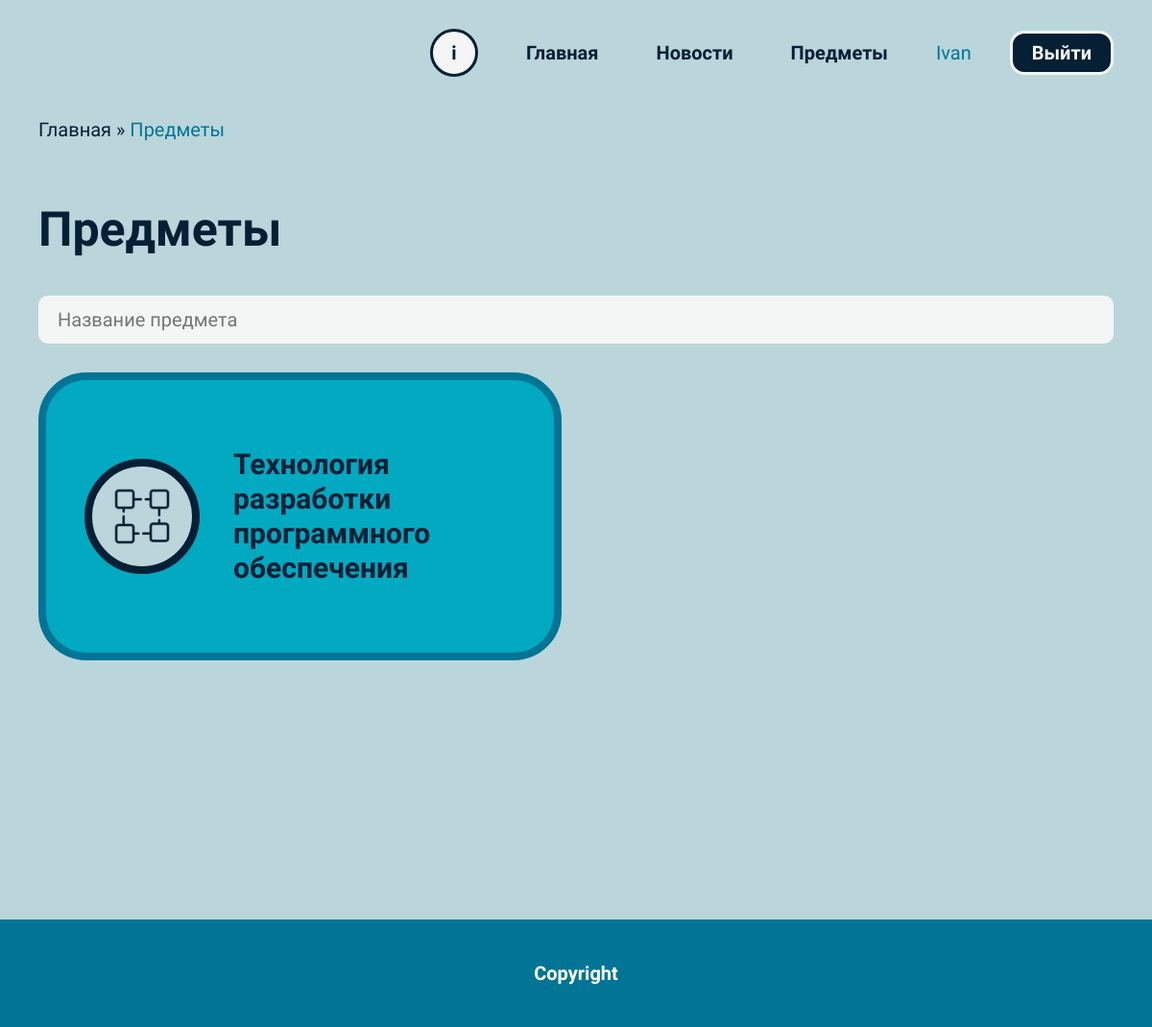
The page /catalog/subjects/ (signed in) on the database its author committed.
### catalog/models.py (models this page shows, shortened)
class Subject(models.Model):
    name = models.CharField(max_length=100)
    teacher = models.ForeignKey(User, on_delete=models.SET_NULL, null=True, blank=True, limit_choices_to=Q(groups__name='Teachers'))
    image = models.ImageField(upload_to='subject_images/', null=True, blank=True)

### catalog/views.py (the view)
# urls.py: path('subjects/', views.AllSubjects.as_view(), name='subjects'),
class AllSubjects(LoginRequiredMixin,generic.ListView):
    model = Subject
    template_name ='catalog/subject_list_all.html'
    def get_queryset(self):
        user = self.request.user
        if user.groups.filter(name='Teachers').exists():
            return Subject.objects.filter(teacher=user)
        elif user.groups.filter(name='All Students').exists():
            return Subject.objects.all()
        else:
            return Subject.objects.none()

### catalog/templates/catalog/subject_list_all.html (shortened to what this page needs)
{% extends "base_generic.html" %}
{% load static %}
{% block content %}
  <section class="subjects">
    <div class="container">
      <div class="bread-crumbs">
        <a href="{% url 'index' %}">Главная</a> &raquo;
        <span class="current-page">Предметы</span>
      </div>
      <div class="subjects-title">
        <h1 class="general-design">Предметы</h1>
      </div>
      <input type="text" class="subject-filter" placeholder="Название предмета" id="filter" />
      {% if subject_list %}
      <ul class="subjects-list">
      {% for subject in subject_list %}
        <li class="subject">
          <div class="subject-image">
            {% if subject.image %}
              <img class="subject-concrete-image" src="{{ subject.image.url }}">
            {% else %}
              <img class="subject-concrete-image" src="{% static 'img/default.png' %}">
            {% endif %}
          </div>
          <div class="subject-title">
            <a href="{% url 'section_list' subject.id %}">{{ subject.name }}</a>
          </div>
        </li>
      {% endfor %}
      </ul>
      {% else %}
        <p>Пока нет предметов.</p>
      {% endif %}
    </div>
  </section>
{% endblock %}

### catalog/templates/base_generic.html (shortened to what this page needs)
<!doctype html>
<html lang="en">
  <head>
    <link
      rel="stylesheet"
      href="https://maxcdn.bootstrapcdn.com/bootstrap/3.3.7/css/bootstrap.min.css" />
    <link href="https://cdn.jsdelivr.net/npm/bootstrap@5.3.2/dist/css/bootstrap.min.css" rel="stylesheet">
    {% load static %}
    <link rel="stylesheet" href="{% static 'css/styles.css' %}" />
    <link rel="stylesheet" href="{% static 'css/media.css' %}" />
  </head>
  <body>
    <header class="header">
      <div class="container">
        <div class="header-nav">
          <nav id="nav" class="nav">
            <ul class="nav-list">
              <li class="nav-item"><a href="#!" class="nav-link help">i</a></li>
              <li class="nav-item"><a href="{% url 'index' %}" class="nav-link">Главная</a></li>
              <li class="nav-item"><a href="https://mrk-bsuir.by/ru/explore/all/" class="nav-link">Новости</a></li>
              {% if user.is_authenticated %}
                  <li class="nav-item"><a href="{% url 'subjects' %}" class="nav-link">Предметы</a></li>
                  <li class="nav-item person">{{ user.get_username }}</li>
                  <li class="nav-item"><a href="{% url 'logout'%}?next={{request.path}}" class="nav-link login">Выйти</a></li>
                {% else %}
                  <li class="nav-item"><a href="{% url 'login'%}?next={{request.path}}" class="nav-link login">Войти</a></li>
                {% endif %}
            </ul>
          </nav>
        </div>
      </div>
    </header>
    <div class="content">{% block content %}{% endblock %}</div>
    <footer class="rights">
      <div class="footer-content">
        <p>Copyright</p>
      </div>
    </footer>
  </body>
</html>

### catalog/static/css/styles.css (style rules this page uses)
body { font-family: 'Jura', sans-serif; color: #051F34; font-size: 20px; background-color: #BAD6DB; }
body a, body a:hover { color: #051F34; }
.container { position: relative; max-width: 1120px; padding: 0; margin: 0 auto; }
p { margin-bottom: 0; }
.header { padding-top: 30px; }
.nav { display: flex; justify-content: end; }
.nav-list { display: flex; justify-content: center; align-items: center; gap: 40px; margin-bottom: 0; padding-left: 0; }
.nav-item.person { color: var(--darkturquoise, #027495); }
.nav-link { color: #051F34; font-size: 20px; font-weight: 600; }
.nav-link.login { padding: 5px 20px; border-radius: 15px; border: 3px solid #F4F5F5; background: #051F34; color: #F4F5F5; font-family: 'Jura', sans-serif; font-weight: 700; transition: background-color 0.2s ease-in, top 0.2s ease-in; }
.nav-link.help { display: flex; width: 50px; height: 50px; flex-direction: column; justify-content: center; align-items: center; gap: 10px; border-radius: 50px; border: 3px solid var(--darkblue, #051F34); background: var(--lightgray, #F4F5F5); color: #051F34; font-size: 20px; font-weight: 700; }
.rights { margin-top: 150px; }
.footer-content { display: flex; width: 100%; padding: 41px; justify-content: center; align-items: center; gap: 10px; background: #027495; color: #FFF; font-size: 20px; font-weight: 600; }
.content { min-height: calc(100vh - 112px); }
.subjects { margin-top: 40px; margin-bottom: 150px; }
.subjects-title { margin-bottom: 40px; }
.subjects-list { display: flex; width: 1120px; justify-content: flex-start; align-items: center; align-content: center; gap: 70px 30px; flex-wrap: wrap; }
.subject { display: flex; width: 545px; height: 300px; padding: 0px 40px; justify-content: center; align-items: center; gap: 35px; flex-shrink: 0; border-radius: 50px; border: 8px solid var(--darkturquoise, #027495); background: var(--turquoise, #01A9C1); }
.subject-image { display: flex; width: 120px; height: 120px; padding: 20px; justify-content: center; align-items: center; gap: 10px; flex-shrink: 0; border-radius: 70px; border: 8px solid var(--darkblue, #051F34); background: var(--lightolive, #BAD6DB); }
.subject-title a { color: var(--darkblue, #051F34); font-size: 30px; font-style: normal; font-weight: 700; line-height: normal; text-align: start; }
.general-design { color: var(--darkblue, #051F34); font-size: 50px; font-style: normal; font-weight: 700; line-height: normal; }
.current-page { color: #027495; }
.bread-crumbs { margin-bottom: 60px; }
.subject-filter { background-color: #F4F5F5; border-radius: 10px; padding: 10px 20px; margin-bottom: 30px; width: 100%; }

### rows shown on the page
Subject: image (picture), name "Технология разработки программного обеспечения"

### other values the page prints
{{ user.get_username }} "Ivan"
